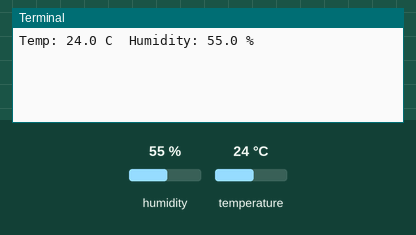
The program below on a simulated Raspberry Pi (BCM pin numbers). On the bench: the last lines printed to the terminal. Inputs (shaded band) come from the test bench; at power-on: humidity 55 %, temperature 24 °C.

Above: at 1.2 s.
1.3 s: humidity set to 22 %
At 6.7 s:
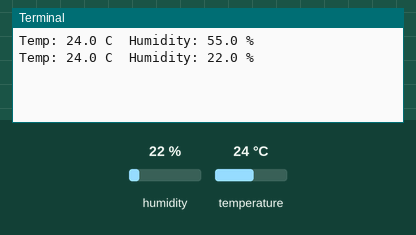
7.7 s: temperature set to 12 °C
At 13.0 s:
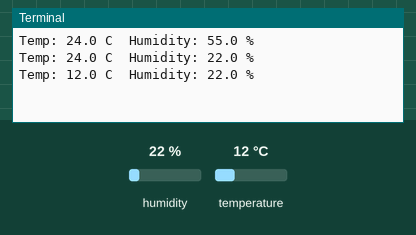
14.1 s: humidity set to 40 %
At 18.2 s:
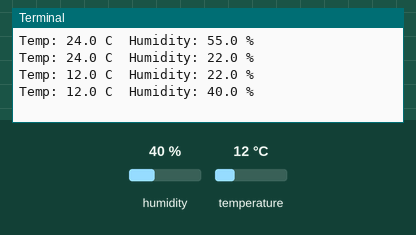
Timing chart, 0 to 19.7 s (numbered marks = the images above; inputs shaded):
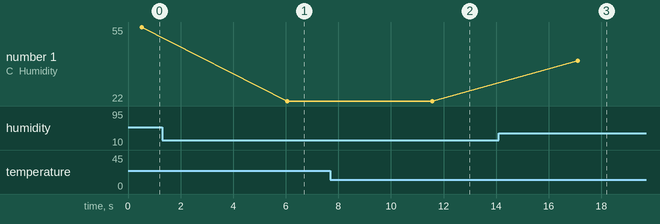

Measured:
- after the input at 1.3 s, the terminal: prints a new line after 4.8 s (image 1)
- after the input at 7.7 s, the terminal: prints a new line after 3.9 s (image 2)
- after the input at 14.1 s, the terminal: prints a new line after 3.0 s (image 3)
- plotted number 1: 55 → 22 after the input at 1.3 s, 22 → 40 after the input at 14.1 s

The program:

main.py
```python
import sys
import Adafruit_DHT

from time import sleep

while True:
    humidity, temperature = Adafruit_DHT.read_retry(11, 4)
    print('Temp: {0:0.1f} C  Humidity: {1:0.1f} %'.format(temperature, humidity))
    sleep(5)
```
